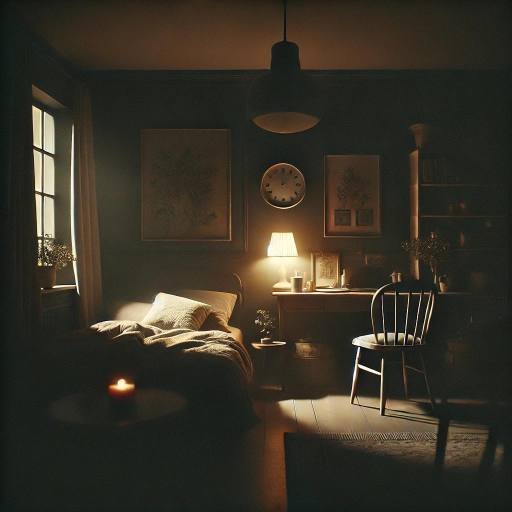
#> input picture sample_test/A_dimly_lit%2C_low-brightness_image_of_a_cozy_room_a.jpg, 1024 x 1024 px (shown at 1/2 size); its folder holds 4 pictures in this run
$ python main.py   (older library calls are emulated)
#> lines starting #> are read from the running program, lines starting #| are printed output that depends on the picture
import os
from PIL import Image
import numpy as np
import cv2

# Definindo as faixas ideais para cada parâmetro
BRILHO_IDEAL = (80, 150)
CONTRASTE_IDEAL = 30
NITIDEZ_IDEAL = 400
RUIDO_IDEAL = 50
FOCO_IDEAL = 500  # Ajuste este valor com base em testes para seu contexto

# Função para calcular os parâmetros de qualidade da imagem
def calcular_qualidade(imagem):
    # Converte a imagem para escala de cinza
    imagem_gray = np.array(imagem.convert("L"))

    # Calcula o brilho (média dos pixels)
    brilho = np.mean(imagem_gray)

    # Calcula o contraste (desvio padrão dos pixels)
    contraste = np.std(imagem_gray)

    # Calcula a nitidez usando a variância do Laplaciano
    nitidez = cv2.Laplacian(imagem_gray, cv2.CV_64F).var()

    # Calcula o ruído (variação local)
    ruido = np.std(imagem_gray - cv2.GaussianBlur(imagem_gray, (5, 5), 0))

    return brilho, contraste, nitidez, ruido

# Função para gerar recomendações com base nos parâmetros
def gerar_recomendacoes(brilho, contraste, nitidez, ruido):
    recomendacoes = []

    if brilho < BRILHO_IDEAL[0]:
        recomendacoes.append(("Aumentar o brilho para melhorar a visibilidade.", "Increase brightness to improve visibility."))
    elif brilho > BRILHO_IDEAL[1]:
        recomendacoes.append(("Reduzir o brilho para evitar sobreexposição.", "Reduce brightness to avoid overexposure."))

    if contraste < CONTRASTE_IDEAL:
        recomendacoes.append(("Aumentar o contraste para melhorar a diferenciação de objetos.", "Increase contrast to enhance object differentiation."))

    if nitidez < NITIDEZ_IDEAL:
        recomendacoes.append(("Ajustar o foco ou aumentar a resolução para melhorar a nitidez.", "Adjust focus or increase resolution to improve sharpness."))

    if ruido > RUIDO_IDEAL:
        recomendacoes.append(("Aplicar filtro de redução de ruído ou melhorar a iluminação.", "Apply noise reduction filter or improve lighting."))

    if not recomendacoes:
        recomendacoes.append(("A imagem está dentro dos parâmetros ideais de qualidade.", "The image is within ideal quality parameters."))

    return recomendacoes

# Função para verificar se a imagem está em foco
def verificar_foco(nitidez):
    if nitidez < FOCO_IDEAL:
        return ("Imagem pode estar fora de foco. Considere ajustar a lente ou posição da câmera.",
                "Image may be out of focus. Consider adjusting the lens or camera position.")
    return ("Imagem está em foco.", "Image is in focus.")

pasta_imagens = 'sample_test'

# Loop para processar cada imagem na pasta
for nome_arquivo in os.listdir(pasta_imagens):
    caminho_imagem = os.path.join(pasta_imagens, nome_arquivo)

    # Verifica se é um arquivo de imagem
    if caminho_imagem.lower().endswith(('.png', '.jpg', '.jpeg')):
        # Carrega a imagem
        imagem = Image.open(caminho_imagem)
#> imagem is the input picture: PIL image 1024x1024 RGB; mean R, G, B 55.7, 50.3, 38.5

        # Calcula os parâmetros de qualidade
        brilho, contraste, nitidez, ruido = calcular_qualidade(imagem)
#> in calcular_qualidade, `imagem_gray = np.array(imagem.convert("L"))`:
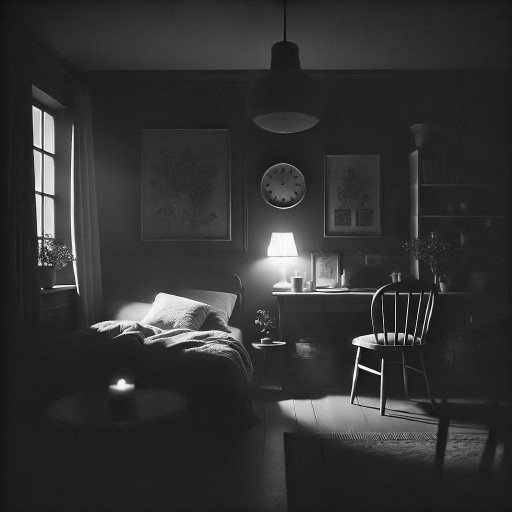
#> imagem_gray: shape (1024, 1024) (shown at 1/2 size); min 0, max 255, mean 50.6
#> in calcular_qualidade, `brilho = np.mean(imagem_gray)`: brilho = 50.62
#> in calcular_qualidade, `contraste = np.std(imagem_gray)`: contraste = 39.2
#> in calcular_qualidade, `nitidez = cv2.Laplacian(imagem_gray, cv2.CV_64F).var()`: nitidez = 659.7
#> in calcular_qualidade, `ruido = np.std(imagem_gray - cv2.GaussianBlur(imagem_gray, (5, 5), 0))`: ruido = 119.8
#> brilho = 50.62; contraste = 39.2; nitidez = 659.7; ruido = 119.8

        # Gera as recomendações
        recomendacoes = gerar_recomendacoes(brilho, contraste, nitidez, ruido)
#> recomendacoes = 2 items
        foco_recomendacao = verificar_foco(nitidez)
#> foco_recomendacao = ('Imagem está em foco.', 'Image is in focus.')

        # Exibe o resultado
        print(f"Imagem: {nome_arquivo}")
        print(f"Brilho: {brilho:.2f}, Contraste: {contraste:.2f}, Nitidez: {nitidez:.2f}, Ruído: {ruido:.2f}")
#| Brilho: 50.62, Contraste: 39.20, Nitidez: 659.73, Ruído: 119.83
        print("Recomendações:")
        for rec in recomendacoes:
            print(f" - {rec[0]} (Português) / {rec[1]} (English)")
#> this loop made 2 passes
#|  - Aumentar o brilho para melhorar a visibilidade. (Português) / Increase brightness to improve visibility. (English)
#|  - Aplicar filtro de redução de ruído ou melhorar a iluminação. (Português) / Apply noise reduction filter or improve lighting. (English)
        print(f" - {foco_recomendacao[0]} (Português) / {foco_recomendacao[1]} (English)")
#|  - Imagem está em foco. (Português) / Image is in focus. (English)
#> pass 3 of the loop `for nome_arquivo in os.listdir(pasta_imagens):`:
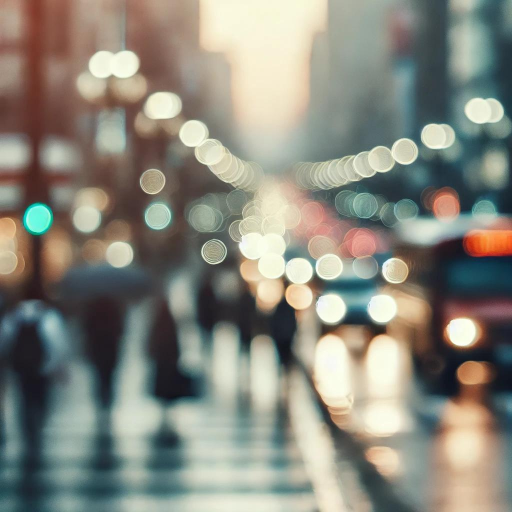
#> input picture sample_test/An_image_of_a_street_scene_that_is_intentionally_o.jpg, 1024 x 1024 px (shown at 1/2 size)
#> imagem is the input picture: PIL image 1024x1024 RGB; mean R, G, B 136.6, 135.9, 125.2
#> in calcular_qualidade (call 3), `imagem_gray = np.array(imagem.convert("L"))`:
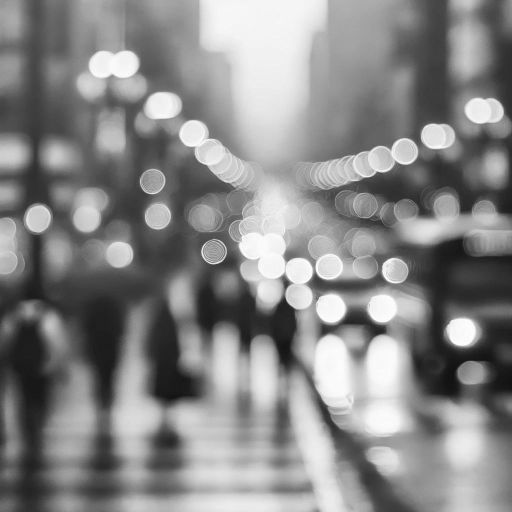
#> imagem_gray: shape (1024, 1024) (shown at 1/2 size); min 15, max 254, mean 134.9
#> in calcular_qualidade (call 3), `brilho = np.mean(imagem_gray)`: brilho = 134.9
#> in calcular_qualidade (call 3), `contraste = np.std(imagem_gray)`: contraste = 61.53
#> in calcular_qualidade (call 3), `nitidez = cv2.Laplacian(imagem_gray, cv2.CV_64F).var()`: nitidez = 74.12
#> in calcular_qualidade (call 3), `ruido = np.std(imagem_gray - cv2.GaussianBlur(imagem_gray, (5, 5), 0))`: ruido = 107
#> `brilho, contraste, nitidez, ruido = calcular_qualidade(imagem)`: brilho = 134.9; contraste = 61.53; nitidez = 74.12; ruido = 107
#| Brilho: 134.88, Contraste: 61.53, Nitidez: 74.12, Ruído: 107.01
#> the loop `for rec in recomendacoes:` made 2 passes
#|  - Ajustar o foco ou aumentar a resolução para melhorar a nitidez. (Português) / Adjust focus or increase resolution to improve sharpness. (English)
#|  - Aplicar filtro de redução de ruído ou melhorar a iluminação. (Português) / Apply noise reduction filter or improve lighting. (English)
#|  - Imagem pode estar fora de foco. Considere ajustar a lente ou posição da câmera. (Português) / Image may be out of focus. Consider adjusting the lens or camera position. (English)
#> the loop made 4 passes; the first 3 are shown
        print("\n" + "=" * 50 + "\n")
